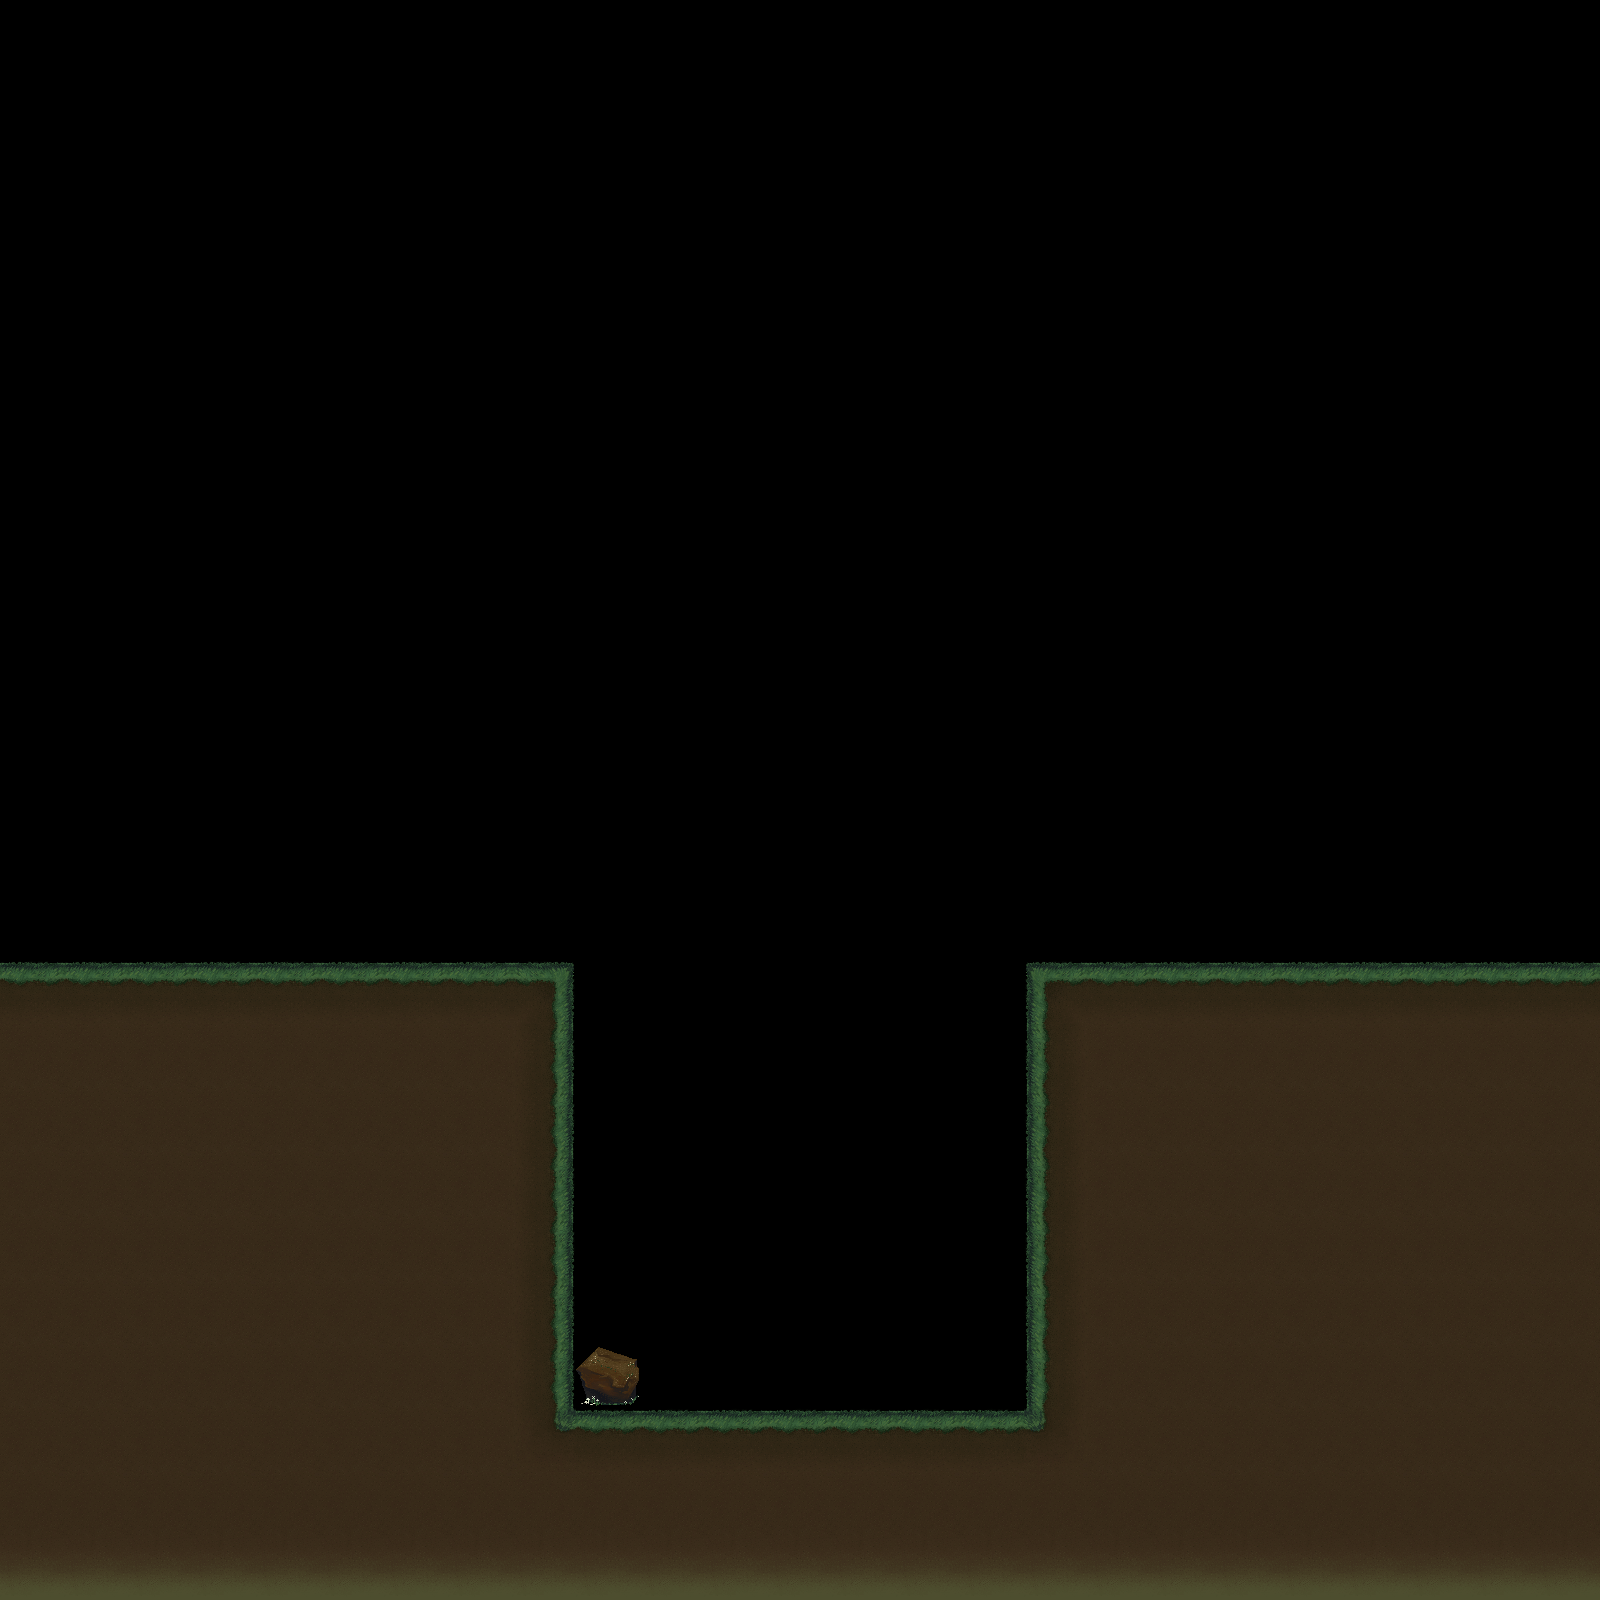

Tiled map render using the project's own tile images. Description and the map definition, with tile-layer contents summarised, below:
An orthogonal 25x25 tile map with 64x64 px tiles, 1 tile layer (Tile Layer 1) and 8 objects.

<map version="1.0" orientation="orthogonal" renderorder="left-up" width="25" height="25" tilewidth="64" tileheight="64" nextobjectid="1">
 <properties>
  <property name="defaultweather" value="Cloud" />
 </properties>
 <tileset firstgid="1" name="Map_Tiles" tilewidth="64" tileheight="64">
  <image source="../../Textures/Map_Tiles.png" width="960" height="448" />
  <tile id="2">
   <objectgroup draworder="index">
    <object id="0" x="0" y="0" width="64" height="64" />
   </objectgroup>
   <animation>
    <frame tileid="2" duration="0" />
    <frame tileid="47" duration="0" />
    <frame tileid="9" duration="0" />
    <frame tileid="54" duration="0" />
   </animation>
  </tile>
  <tile id="3">
   <objectgroup draworder="index">
    <object id="0" x="0" y="0" width="64" height="64" />
   </objectgroup>
   <animation>
    <frame tileid="3" duration="0" />
    <frame tileid="48" duration="0" />
    <frame tileid="10" duration="0" />
    <frame tileid="55" duration="0" />
   </animation>
  </tile>
  <tile id="4">
   <objectgroup draworder="index">
    <object id="0" x="0" y="0" width="64" height="64" />
   </objectgroup>
   <animation>
    <frame tileid="4" duration="0" />
    <frame tileid="49" duration="0" />
    <frame tileid="11" duration="0" />
    <frame tileid="56" duration="0" />
   </animation>
  </tile>
  <tile id="17">
   <objectgroup draworder="index">
    <object id="0" x="0" y="0" width="64" height="64" />
   </objectgroup>
   <animation>
    <frame tileid="17" duration="0" />
    <frame tileid="62" duration="0" />
    <frame tileid="24" duration="0" />
    <frame tileid="69" duration="0" />
   </animation>
  </tile>
  <tile id="18">
   <animation>
    <frame tileid="18" duration="0" />
    <frame tileid="63" duration="0" />
    <frame tileid="25" duration="0" />
    <frame tileid="70" duration="0" />
   </animation>
  </tile>
  <tile id="19">
   <objectgroup draworder="index">
    <object id="0" x="0" y="0" width="64" height="64" />
   </objectgroup>
   <animation>
    <frame tileid="19" duration="0" />
    <frame tileid="64" duration="0" />
    <frame tileid="26" duration="0" />
    <frame tileid="71" duration="0" />
   </animation>
  </tile>
  <tile id="32">
   <objectgroup draworder="index">
    <object id="0" x="0" y="0" width="64" height="64" />
   </objectgroup>
   <animation>
    <frame tileid="32" duration="0" />
    <frame tileid="77" duration="0" />
    <frame tileid="39" duration="0" />
    <frame tileid="84" duration="0" />
   </animation>
  </tile>
  <tile id="33">
   <animation>
    <frame tileid="33" duration="0" />
    <frame tileid="78" duration="0" />
    <frame tileid="40" duration="0" />
    <frame tileid="85" duration="0" />
   </animation>
  </tile>
  <tile id="34">
   <objectgroup draworder="index">
    <object id="0" x="0" y="0" width="64" height="64" />
   </objectgroup>
   <animation>
    <frame tileid="34" duration="0" />
    <frame tileid="79" duration="0" />
    <frame tileid="41" duration="0" />
    <frame tileid="101" duration="0" />
   </animation>
  </tile>
  <tile id="74">
   <objectgroup draworder="index">
    <object id="0" x="0" y="0" width="64" height="64" />
   </objectgroup>
   <animation>
    <frame tileid="74" duration="0" />
    <frame tileid="89" duration="0" />
    <frame tileid="44" duration="0" />
    <frame tileid="59" duration="0" />
   </animation>
  </tile>
 </tileset>
 <layer name="Tile Layer 1" width="25" height="25">
  <data>[625 cells, 202 non-empty, 10 distinct tile ids]</data>
 </layer>
</map>
